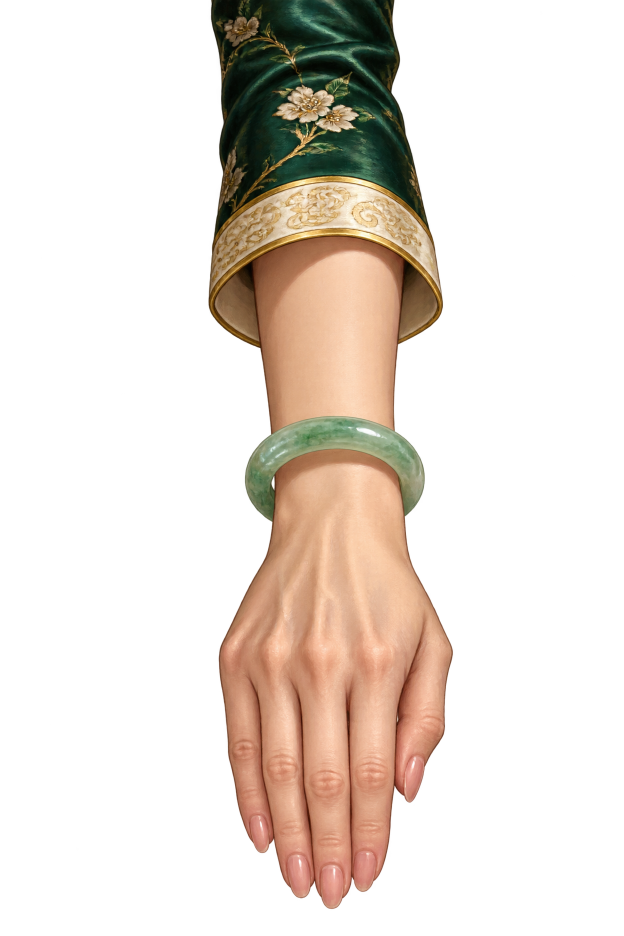
#> input picture game/tools/art_src/hand.png, 1248 x 1872 px (shown at 1/2 size)
$ python make_art.py
#> lines starting #> are read from the running program, lines starting #| are printed output that depends on the picture
# -*- coding: utf-8 -*-
"""把 GPT Image 2.6 生成的原图（tools/art_src）加工成游戏素材。运行: python tools/make_art.py
  hand.png -> assets/fx/hand.png       胡牌时拍牌的手（透明底）
  coin.png -> assets/fx/seq_coin.png   金币旋转 8 帧图集
"""
import os
import numpy as np
from PIL import Image

ROOT = os.path.dirname(os.path.dirname(os.path.abspath(__file__)))
SRC = os.path.join(ROOT, 'tools', 'art_src')
OUT = os.path.join(ROOT, 'assets', 'fx')

hand = Image.open(os.path.join(SRC, 'hand.png')).convert('RGBA')
#> hand is the input picture: PIL image 1248x1872 RGBA; mean R, G, B, A 62, 48.4, 36.7, 69.2
hand.resize((460, 690), Image.LANCZOS).save(os.path.join(OUT, 'hand.png'))
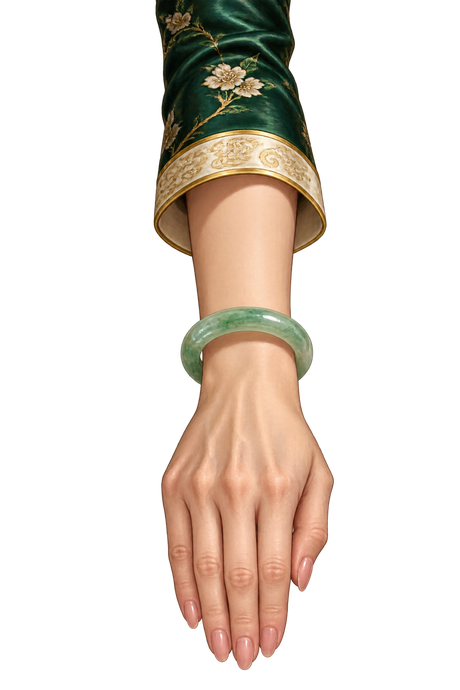
#> saved as hand.png: PIL image 460x690 RGBA; mean R, G, B, A 46.4, 37, 28.6, 69.2; transparent parts drawn white

coin = Image.open(os.path.join(SRC, 'coin.png')).convert('RGBA')
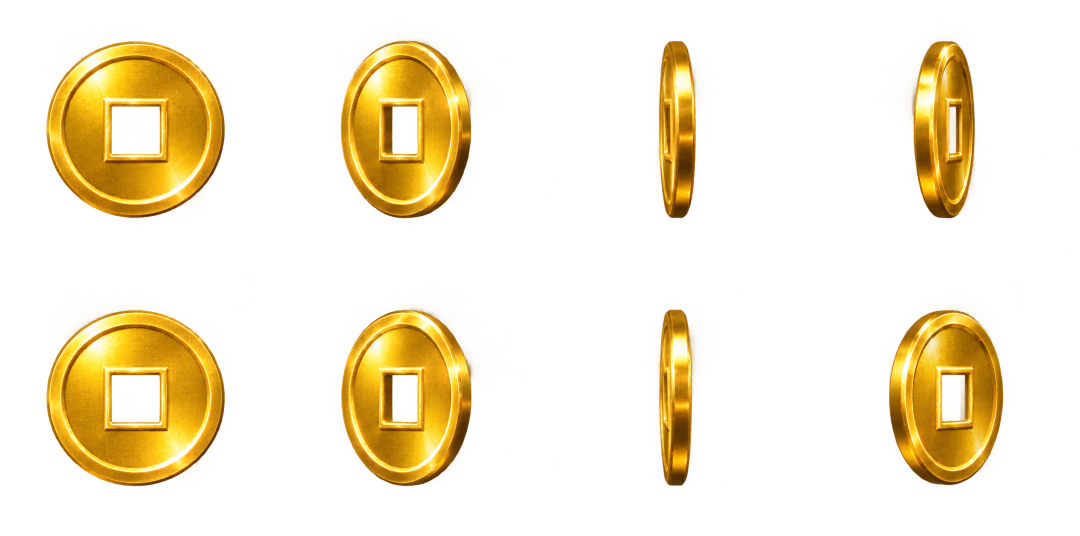
#> input picture game/tools/art_src/coin.png, 2160 x 1072 px (shown at 1/2 size)
#> coin is the input picture: PIL image 2160x1072 RGBA; mean R, G, B, A 88.3, 62.9, 10.6, 49.6
COLS, ROWS, FW = 4, 2, 128
cw, ch = coin.width / COLS, coin.height / ROWS
#> cw = 540; ch = 536
fh = int(round(FW * ch / cw))
#> fh = 127
sheet = Image.new('RGBA', (FW * COLS * ROWS, fh), (0, 0, 0, 0))
#> sheet: PIL image 1024x127 RGBA; every value is 0
for i in range(COLS * ROWS):
    c, r = i % COLS, i // COLS
    cell = coin.crop((int(round(c * cw)), int(round(r * ch)), int(round((c + 1) * cw)), int(round((r + 1) * ch))))
    a = np.asarray(cell.resize((FW, fh), Image.LANCZOS)).astype(np.float32) / 255.0
    # 方孔和背景：原图透明或纯黑的地方都抠掉
    alpha = a[..., 3] * np.clip(a[..., :3].max(axis=2) * 7.0 - 0.25, 0, 1)
    rgba = np.dstack([a[..., :3], alpha])
    sheet.paste(Image.fromarray((rgba * 255).astype(np.uint8), 'RGBA'), (i * FW, 0))
#> this loop made 8 passes
#> pass 1, `cell = coin.crop((int(round(c * cw)), int(round(r * ch)), int(round((c..`:
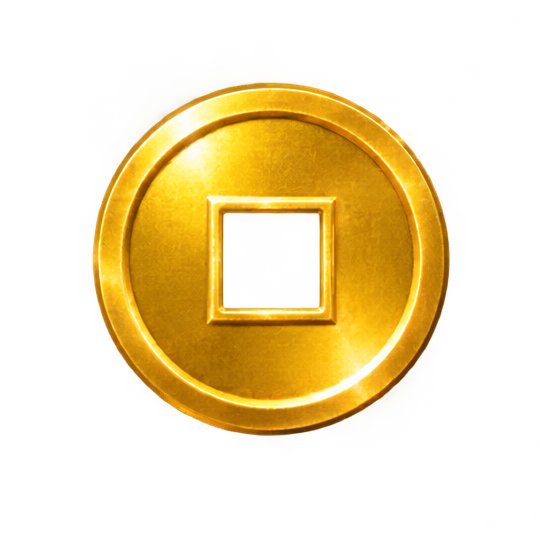
#> cell: PIL image 540x536 RGBA; mean R, G, B, A 132.4, 96.2, 16.9, 78.5; transparent parts drawn white
#> pass 1, `a = np.asarray(cell.resize((FW, fh), Image.LANCZOS)).astype(np.float32..`:
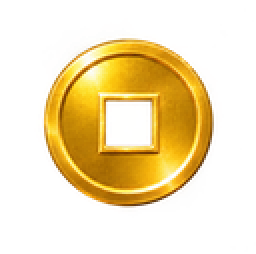
#> a: shape (127, 128, 4) float32 (shown 2 times larger); mean R, G, B, A 0.332, 0.236, 0.0412, 0.308; transparent parts drawn white
#> pass 1, `alpha = a[..., 3] * np.clip(a[..., :3].max(axis=2) * 7.0 - 0.25, 0, 1)`:
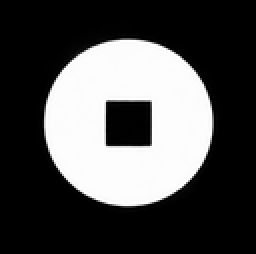
#> alpha: shape (127, 128) float32 (shown 2 times larger); min 0, max 1, mean 0.308
#> after the loop:
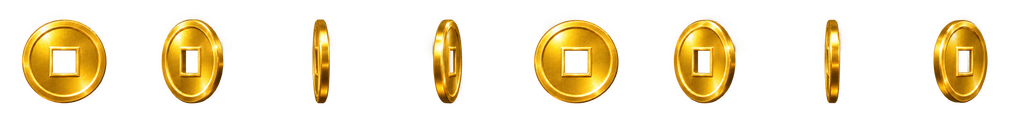
#> sheet: PIL image 1024x127 RGBA; mean R, G, B, A 52.2, 36.7, 7.1, 49.6; transparent parts drawn white
sheet.save(os.path.join(OUT, 'seq_coin.png'))
print('hand', (460, 690), 'coin sheet', sheet.size)
#| hand (460, 690) coin sheet (1024, 127)
